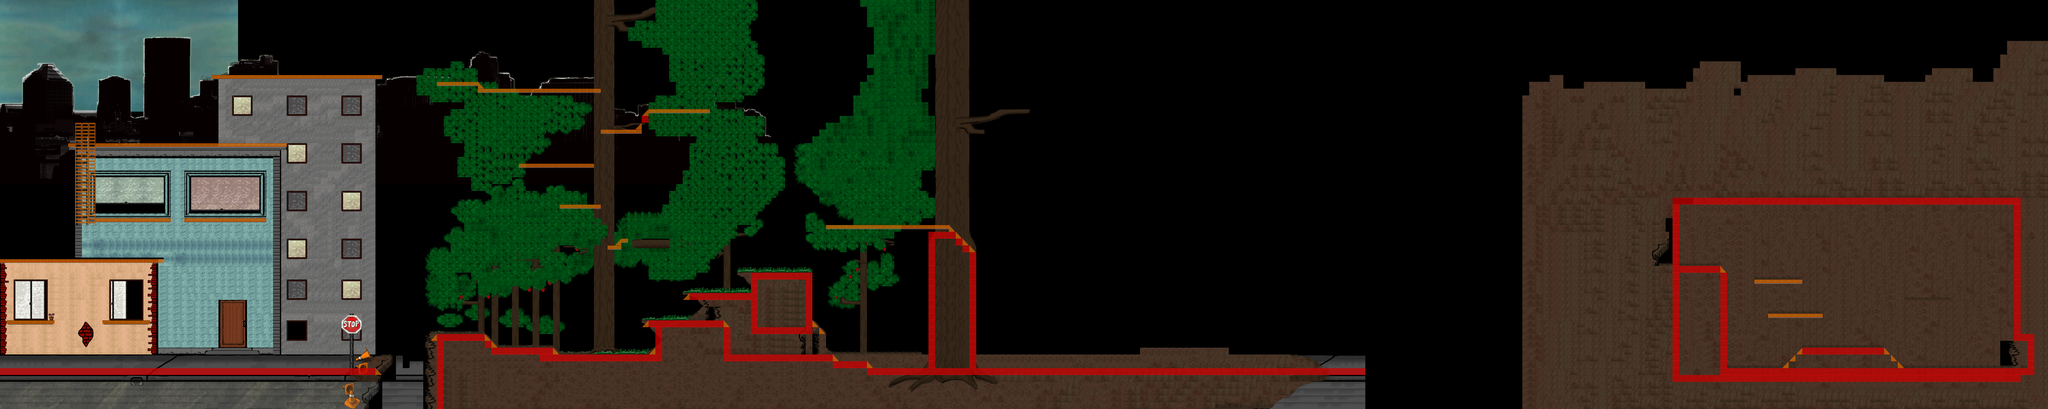

This game map was drawn from its Tiled (.tmx) file and the tilesets committed beside it. A one-line description and the trimmed map source follow:
An orthogonal 300x60 tile map with 16x16 px tiles, 11 tile layers (background_detail_middle, Tile Layer 12, background_street, background_layer, ...), 3 tilesets, 2 image layers and 37 objects (18x Collectible_01_Entity, 3x teleport, 3x EnemyEntity_bat, 2x me.LevelEntity, 2x EnemyEntity_ghost_angry, ...).

<map version="1.0" orientation="orthogonal" width="300" height="60" tilewidth="16" tileheight="16">
 <properties>
  <property name="background_color" value="#000000" />
 </properties>
 <tileset firstgid="1" name="city_world_day" tilewidth="16" tileheight="16">
  <image source="../../tilesets/city_world_tileset.png" width="960" height="480" />
 </tileset>
 <tileset firstgid="1801" name="metatiles" tilewidth="16" tileheight="16">
  <image source="../../tilesets/metatiles.png" width="128" height="16" />
  <tile id="0">
   <properties>
    <property name="type" value="solid" />
   </properties>
  </tile>
  <tile id="1">
   <properties>
    <property name="type" value="platform" />
   </properties>
  </tile>
  <tile id="2">
   <properties>
    <property name="type" value="lslope" />
   </properties>
  </tile>
  <tile id="3">
   <properties>
    <property name="type" value="rslope" />
   </properties>
  </tile>
  <tile id="4">
   <properties>
    <property name="type" value="ladder" />
   </properties>
  </tile>
 </tileset>
 <tileset firstgid="1809" name="forest_world" tilewidth="16" tileheight="16">
  <image source="../../tilesets/forest_world_tileset.png" width="960" height="480" />
 </tileset>
 <imagelayer name="Sky" width="300" height="60">
  <image source="../../backgrounds/sky.png" />
 </imagelayer>
 <imagelayer name="buildings" width="300" height="60">
  <image source="../../backgrounds/cityscape_detail.png" />
  <properties>
   <property name="anchorPoint" value="json:{&quot;x&quot;:0.0,&quot;y&quot;:1.0}" />
   <property name="repeat" value="no-repeat" />
  </properties>
 </imagelayer>
 <objectgroup name="teleport" width="300" height="60">
  <object name="teleport" x="1839" y="786" width="48" height="43">
   <properties>
    <property name="direction" value="left" />
    <property name="distance" value="50" />
    <property name="goto" value="3" />
    <property name="id" value="2" />
   </properties>
  </object>
  <object name="teleport" x="3940" y="578" width="42" height="38">
   <properties>
    <property name="direction" value="left" />
    <property name="goto" value="0" />
    <property name="id" value="1" />
   </properties>
  </object>
  <object name="teleport" x="1711" y="707" width="46" height="48">
   <properties>
    <property name="direction" value="right" />
    <property name="distance" value="50" />
    <property name="goto" value="1" />
    <property name="id" value="0" />
   </properties>
  </object>
  <object name="Teleport" x="4704" y="819" width="36" height="37">
   <properties>
    <property name="goto" value="2" />
    <property name="id" value="3" />
   </properties>
  </object>
 </objectgroup>
 <layer name="background_detail_middle" width="300" height="60">
  <properties>
   <property name="preRender" value="true" />
  </properties>
  <data>[18000 cells, 5434 non-empty, 143 distinct tile ids]</data>
 </layer>
 <layer name="Tile Layer 12" width="300" height="60" opacity="0.56">
  <data>[18000 cells, 995 non-empty, 1 distinct tile ids]</data>
 </layer>
 <layer name="background_street" width="300" height="60">
  <properties>
   <property name="preRender" value="true" />
  </properties>
  <data>[18000 cells, 2920 non-empty, 289 distinct tile ids]</data>
 </layer>
 <layer name="background_layer" width="300" height="60">
  <properties>
   <property name="preRender" value="true" />
  </properties>
  <data>[18000 cells, 1933 non-empty, 248 distinct tile ids]</data>
 </layer>
 <layer name="background_detail_bottom" width="300" height="60">
  <properties>
   <property name="preRender" value="true" />
  </properties>
  <data>[18000 cells, 442 non-empty, 152 distinct tile ids]</data>
 </layer>
 <layer name="background_detail_top" width="300" height="60">
  <properties>
   <property name="preRender" value="true" />
  </properties>
  <data>[18000 cells, 338 non-empty, 40 distinct tile ids]</data>
 </layer>
 <layer name="background_texture" width="300" height="60">
  <properties>
   <property name="preRender" value="true" />
  </properties>
  <data>[18000 cells, 161 non-empty, 110 distinct tile ids]</data>
 </layer>
 <objectgroup name="objects" width="300" height="60">
  <object name="me.LevelEntity" x="2500" y="808" width="41" height="37">
   <properties>
    <property name="duration" value="250" />
    <property name="fade" value="#000000" />
    <property name="to" value="world_city" />
   </properties>
  </object>
  <object name="mainPlayer" x="18" y="818" width="36" height="39" />
  <object name="Collectible_01_Entity" x="931" y="105" width="25" height="23" />
  <object name="Collectible_01_Entity" x="961" y="732" width="25" height="23" />
  <object name="neon_sign" x="2478" y="728" width="100" height="46" />
  <object name="me.LevelEntity" x="1258" y="884" width="158" height="74">
   <properties>
    <property name="duration" value="250" />
    <property name="fade" value="#000000" />
    <property name="to" value="test_nick2" />
   </properties>
  </object>
  <object name="Collectible_01_Entity" x="79" y="537" width="25" height="23" />
  <object name="Collectible_01_Entity" x="1585" y="343" width="25" height="23" />
  <object name="Collectible_01_Entity" x="270" y="261" width="25" height="23" />
  <object name="Collectible_02_Entity" x="1294" y="153" width="25" height="23" />
  <object name="Collectible_01_Entity" x="1652" y="718" width="25" height="23" />
  <object name="Collectible_01_Entity" x="1327" y="431" width="25" height="23" />
  <object name="Collectible_01_Entity" x="84" y="477" width="25" height="23" />
  <object name="Collectible_01_Entity" x="36" y="507" width="25" height="23" />
  <object name="Collectible_01_Entity" x="121" y="509" width="25" height="23" />
  <object name="Collectible_01_Entity" x="1939" y="491" width="25" height="23" />
  <object name="EnemyEntity_ghost_angry" x="498" y="371" width="145" height="59" />
  <object name="Collectible_01_Entity" x="4296" y="719" width="25" height="23" />
  <object name="Collectible_01_Entity" x="4344" y="721" width="25" height="23" />
  <object name="Collectible_01_Entity" x="4318" y="758" width="25" height="23" />
  <object name="Collectible_01_Entity" x="4319" y="683" width="25" height="23" />
  <object name="Collectible_01_Entity" x="4373" y="683" width="25" height="23" />
  <object name="Collectible_01_Entity" x="4370" y="755" width="25" height="23" />
  <object name="Collectible_01_Entity" x="4401" y="721" width="25" height="23" />
 </objectgroup>
 <layer name="foreground_layer_bottom" width="300" height="60">
  <properties>
   <property name="preRender" value="true" />
  </properties>
  <data>[18000 cells, 960 non-empty, 30 distinct tile ids]</data>
 </layer>
 <layer name="foreground_layer_middle" width="300" height="60">
  <properties>
   <property name="preRender" value="true" />
  </properties>
  <data>[18000 cells, 19 non-empty, 18 distinct tile ids]</data>
 </layer>
 <layer name="foreground_layer_transparency" width="300" height="60" opacity="0.24">
  <properties>
   <property name="preRender" value="true" />
  </properties>
  <data>[18000 cells, 217 non-empty, 80 distinct tile ids]</data>
 </layer>
 <objectgroup name="platform" width="300" height="60">
  <object name="EnemyEntity_skeleton" x="2114" y="750" width="61" height="59" />
  <object name="platformV" x="1490" y="521" width="222" height="42">
   <properties>
    <property name="image" value="platform_leaves" />
    <property name="spritewidth" value="180" />
   </properties>
  </object>
  </objectgroup>
 <layer name="_collision_" width="300" height="60">
  <data>[18000 cells, 808 non-empty, 5 distinct tile ids]</data>
 </layer>
 <objectgroup name="zombies" width="300" height="60">
  <!-- 1 objects omitted --></objectgroup>
 <objectgroup color="#a41300" name="hurt" width="300" height="60">
  <!-- 1 objects omitted --></objectgroup>
</map>
<!-- 7 of 37 objects omitted -->
